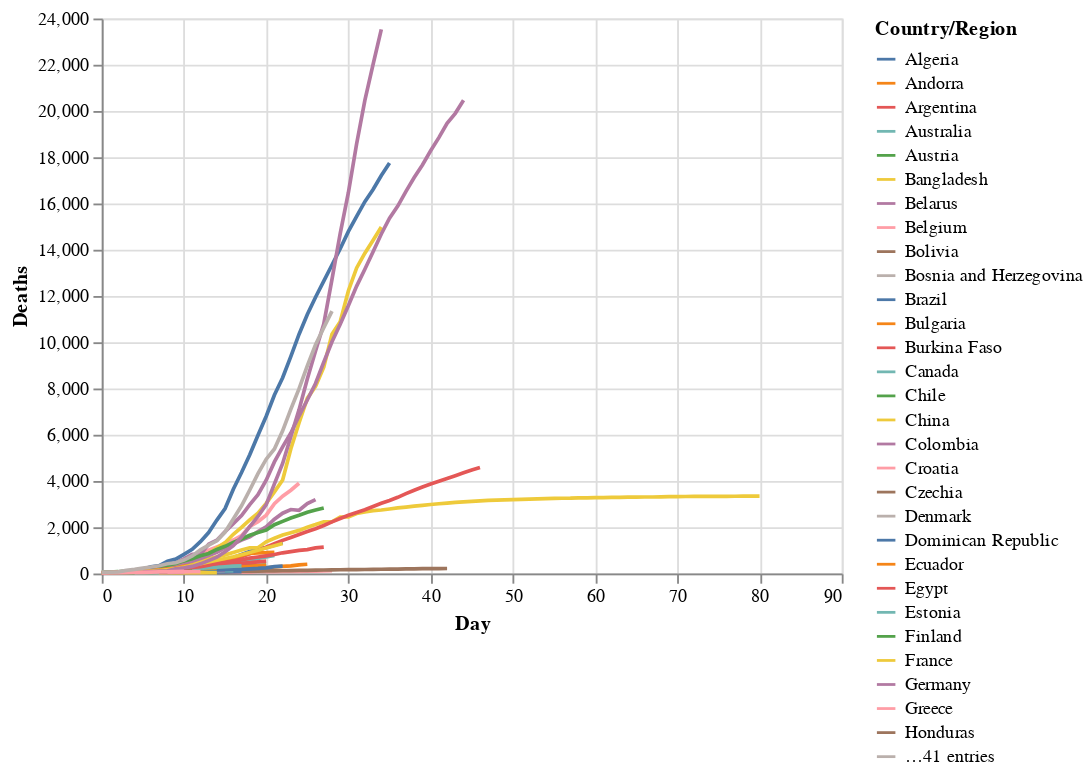

Notebook code cell kept with this figure:
### Markdown cell above
We'll see the power of having long data when using Altair. Such transformations have been performed for a long time, however it wasn't until 2014 that Hadley Wickham formalized the language in his paper [Tidy Data](https://www.researchgate.net/publication/215990669_Tidy_data). Note that Wickham prefers to avoid the terms long and wide because, in his words, 'they are imprecise'. I generally agree but for our purposes here of giving the flavour, they suffice.

Now having transformed our data, let's import Altair and get a sense of its API.

### Code cell
import altair as alt
alt.data_transformers.disable_max_rows()
# altair plot 
alt.Chart(deaths_long).mark_line().encode(
    x='Day',
    y='Deaths',
    color='Country/Region')

### Figure 1 — Vega-Lite specification as saved in the notebook (floating-point values rounded to 4 significant figures; data arrays with more than 128 entries replaced by an {"elided": "..."} marker saying what was removed)
{"config": {"view": {"continuousWidth": 400, "continuousHeight": 300}}, "data": {"name": "data-5a4f50d62866261aa918d2b8eb801ffb"}, "mark": "line", "encoding": {"color": {"type": "nominal", "field": "Country/Region"}, "x": {"type": "quantitative", "field": "Day"}, "y": {"type": "quantitative", "field": "Deaths"}}, "$schema": "https://vega.github.io/schema/vega-lite/v4.8.1.json", "datasets": {"data-5a4f50d62866261aa918d2b8eb801ffb": {"elided": "5810 records"}}}
